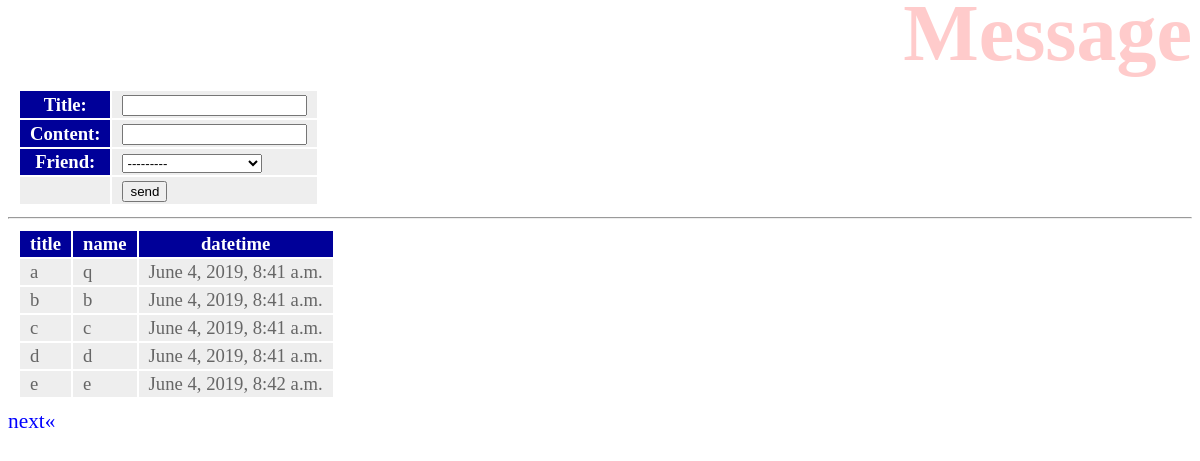
/hello/message, run on the app's committed database.
### hello/models.py (models this page shows)
class Message(models.Model):
  friend = models.ForeignKey(Friend, on_delete=models.CASCADE)
  title = models.CharField(max_length = 100)
  content = models.CharField(max_length = 300)
  pub_date = models.DateTimeField(auto_now_add = True)

class Friend(models.Model):
  name = models.CharField(max_length = 100)
  mail = models.EmailField(max_length = 200)
  gender = models.BooleanField()
  age = models.IntegerField(default = 0)
  birthday = models.DateField()
  def __str__(self):
    return '<Friend:id=' + str(self.id) + ',' + \
        self.name + '(' + str(self.age) + ')>'

### hello/views.py (the view)
# urls.py: path('message', views.message, name='message'),
def message(request, page =1):
    if (request.method == 'POST'):
        obj = Message()
        form = MessageForm(request.POST, instance = obj)
        form.save()
    data = Message.objects.all().reverse()
    paginator = Paginator(data,5)
    params={
      'title': 'Message',
      'form': MessageForm(),
      'data': paginator.get_page(page),
    }
    return render(request, 'hello/message.html', params)

### hello/forms.py
class MessageForm(forms.ModelForm):
  class Meta:
    model = Message
    fields = ['title', 'content', 'friend']

### hello/templates/hello/message.html (shortened to what this page needs)
{% load static %}
<!doctype html>
<html lang = "ja">
<head>
  <link rel = "stylesheet" type = "text/css"
        href = "{% static 'hello/css/style.css' %}" />
</head>
<body>
  <h1>{{title}}</h1>
  <table>
      <form action = "{% url 'message' %}" method = "post">
      {{ form.as_table }}
      <tr><td></td><td><input type ="submit" value = "send"></td></tr>
      </form>
  </table>
  <hr>
  <table>
    <tr>
        <th>title</th>
        <th>name</th>
        <th>datetime</th>
    </tr>
  {% for item in data %}
    <tr>
        <td>{{item.title}}</td>
        <td>{{item.friend.name}}</td>
        <td>{{item.pub_date}}</td>
    </tr>
  {% endfor %}
  </table>
  <div>
  {% if data.has_next %}
        <a href = "{% url 'message' %}\
           {{data.next_page_number}}">next&laquo;</a>
  {% endif %}
  </div>
</body>
</html>

### hello/static/hello/css/style.css (style rules this page uses)
body { color:gray; font-size: 16pt; }
h1 { color: red; opacity: 0.2; font-size: 60pt; margin-top: -20px; margin-bottom: 0px; text-align: right; }
a { color: blue; text-decoration: none; }
table { margin: 10px; font-size: 14pt; }
table tr th { background-color: #009; color: white; padding: 2px 10px; border-width: 2px; }
table tr td { background-color: #eee; color: #666; padding: 2px 10px; border-width: 2px; }

### data on the page
Message: title "a", friend.name "q", pub_date "June 4, 2019, 8:41 a.m."
Message: title "b", friend.name "b", pub_date "June 4, 2019, 8:41 a.m."
Message: title "c", friend.name "c", pub_date "June 4, 2019, 8:41 a.m."
Message: title "d", friend.name "d", pub_date "June 4, 2019, 8:41 a.m."
Message: title "e", friend.name "e", pub_date "June 4, 2019, 8:42 a.m."
